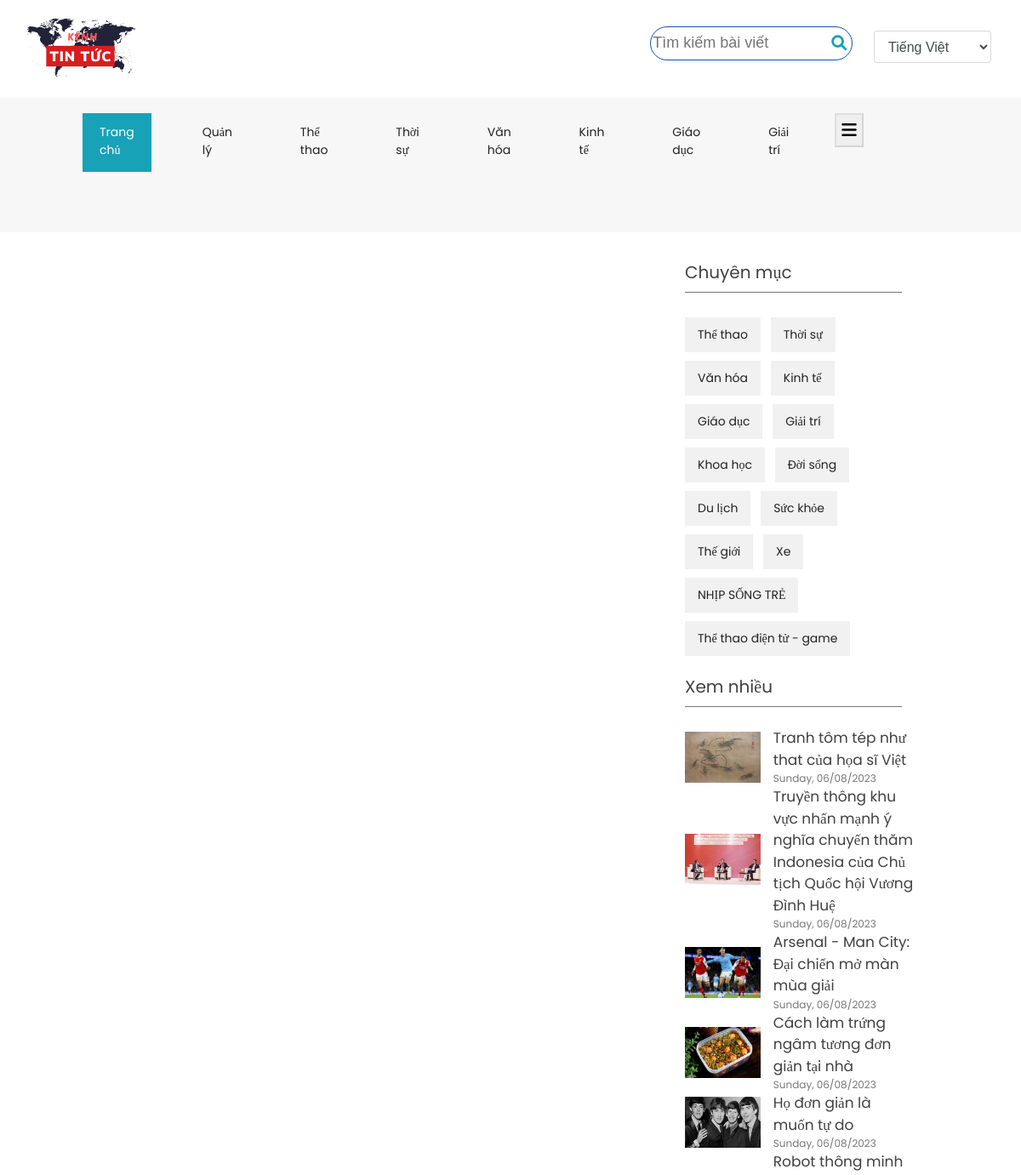
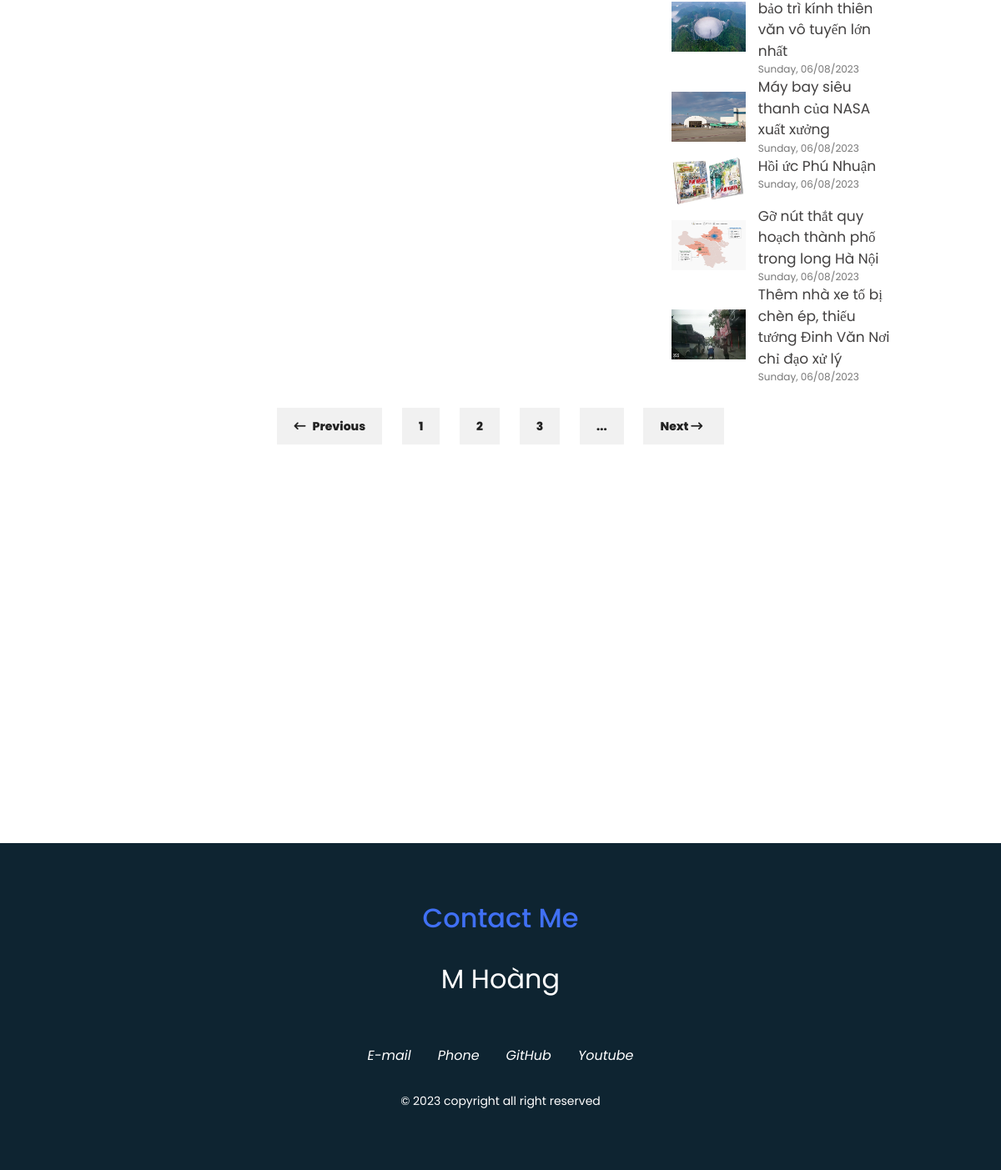
Page /project1/categories.php on the committed database (2 pictures, top to bottom).
### tables this page shows
CREATE TABLE `categories` (
  `id` int(11) NOT NULL,
  `name` varchar(100) NOT NULL,
  `created_at` datetime NOT NULL DEFAULT current_timestamp(),
  `updated_at` datetime DEFAULT NULL,
  `status` varchar(100) DEFAULT NULL
);

CREATE TABLE `posts` (
  `id` int(10) NOT NULL,
  `title` varchar(255) NOT NULL,
  `image` varchar(255) NOT NULL,
  `content` varchar(5000) NOT NULL,
  `created_at` datetime NOT NULL DEFAULT current_timestamp(),
  `updated_at` datetime DEFAULT NULL,
  `status` varchar(50) DEFAULT NULL,
  `category_id` int(50) NOT NULL,
  `author` varchar(255) NOT NULL
);

### project1/categories.php (the view, shortened to what this page needs)
<?php
require('./connect.php');
?>
<!DOCTYPE html>
<html lang="en" class="no-js">
<head>
    <link href="css/media_query.css" rel="stylesheet" type="text/css"/>
    <link href="css/bootstrap.css" rel="stylesheet" type="text/css"/>
    <link href="https://maxcdn.bootstrapcdn.com/font-awesome/4.7.0/css/font-awesome.min.css" rel="stylesheet"
>
    <link href="css/animate.css" rel="stylesheet" type="text/css"/>
    <link href="css/owl.carousel.css" rel="stylesheet" type="text/css"/>
    <link href="css/owl.theme.default.css" rel="stylesheet" type="text/css"/>
    <link href="css/style_1.css" rel="stylesheet" type="text/css"/>
    <link rel="stylesheet" href="https://cdnjs.cloudflare.com/ajax/libs/font-awesome/6.0.0-beta3/css/all.min.css">
</head>
<body>
<div class="container-fluid">
    <div class="container">
        <div class="row">
            <div class="col-12 col-md-3 fh5co_padding_menu">
                <img src="image/logo.png" alt="img" class="fh5co_logo_width"/>
            </div>
            <div class="col-12 col-md-9 align-self-center fh5co_mediya_right">
                <div class="text-center d-inline-block">
                        <a class="fh5co_display_table"><div class="fh5co_verticle_middle">
                                <form>
                                    <input class="text-search" type="search" placeholder="Tìm kiếm bài viết">
                                    <i class="fa fa-search"></i>
                                </form>
                            </div>
                        </a>
                </div>
                <div class="d-inline-block text-center dd_position_relative ">
                    <select class="form-control fh5co_text_select_option">
                        <option>Tiếng Việt </option>
                    </select>
                </div>
            </div>
        </div>
    </div>
</div>
<div class="container-fluid bg-faded fh5co_padd_mediya padding_786">
    <div class="container padding_786">
        <nav class="navbar navbar-toggleable-md navbar-light ">
            <div class="collapse navbar-collapse" id="navbarSupportedContent">
                <?php
                    $sql = "SELECT * FROM categories";
                    $query = mysqli_query($conn, $sql);
                ?>
                <ul class="navbar-nav mr-auto" style="overflow: hidden;">
                    <li class="nav-item active">
                        <a class="nav-link" href="index.php">Trang chủ <span class="sr-only">(current)</span></a>
                    </li>
                    <li class="nav-item ">
                        <a class="nav-link" href="quanly.php">Quản lý <span class="sr-only">(current)</span></a>
                    </li>
                    <?php
                    while ($row = mysqli_fetch_array($query)) :
                     ?>
                    <li class="nav-item ">
                        <a href="categories.php?id=<?php echo $row['id']; ?>" class="nav-link"><?php echo $row['name']; ?></a>
                    </li>
                    <?php endwhile; ?>
                </ul>
                <nav>
                <button type="button" class="toggle-btn" onclick="toggleMenu()" style="height: 40px; border-color: rgba(0, 0, 0, 0.1);">
                <span class="fa fa-bars"></span>
                </button>
                    </nav>
            </div>
        </nav>
    </div>
</div>
<div class="container-fluid pb-4 pt-4 paddding">
    <div class="container paddding">
        <div class="row mx-0">
            <div class="col-md-8 animate-box" data-animate-effect="fadeInLeft">
            <?php
require('./connect.php');
?>
            </div>
            <div class="col-md-3 animate-box" data-animate-effect="fadeInRight">
                <?php
                    $sql = "SELECT * FROM categories";
                    $query = mysqli_query($conn, $sql);
                ?>
                <div>
                    <div class="fh5co_heading fh5co_heading_border_bottom py-2 mb-4">Chuyên mục</div>
                </div>
                <div class="fh5co_tags_all">
                <?php
                    while ($row = mysqli_fetch_array($query)) :
                ?>
                    <a href="categories.php?id=<?php echo $row['id']; ?>" class="fh5co_tagg"><?php echo $row['name']; ?></a>
                <?php endwhile; ?>
                </div>
                <div>
                    <div class="fh5co_heading fh5co_heading_border_bottom pt-3 py-2 mb-4">Xem nhiều</div>
                </div>
                <div class="row pb-3">
                <?php
            $sql1 = "SELECT * FROM posts ORDER BY RAND() LIMIT 10";
            $resul1 = mysqli_query($conn, $sql1);
            while ($row = mysqli_fetch_array($resul1)) :
            $created_at = date('l, d/m/Y', strtotime($row['created_at']));
        ?>
                    <div class="col-5 align-self-center">
                    <img src="image/<?php echo $row['image']; ?>" alt="<?php echo $row['title']; ?>" alt="img" class="fh5co_most_trading"/>
                    </div>
                    <div class="col-7 paddding">
                    <a href="posts.php?id=<?php echo $row['id']; ?>" class="d-block fh5co_small_post_heading"><span class=""><?php echo $row['title']; ?> </span></a>
                        <div class="most_fh5co_treding_font_123"> <?php echo $created_at; ?></div>
                    </div>
                    <?php endwhile; ?>
                </div>
            </div>
        </div>
        <div class="row mx-0">
            <div class="col-12 text-center pb-4 pt-4">
                <a href="#" class="btn_mange_pagging"><i class="fa fa-long-arrow-left"></i>&nbsp;&nbsp; Previous</a>
                <a href="#" class="btn_pagging">1</a>
                <a href="#" class="btn_pagging">2</a>
                <a href="#" class="btn_pagging">3</a>
                <a href="#" class="btn_pagging">...</a>
                <a href="#" class="btn_mange_pagging">Next <i class="fa fa-long-arrow-right"></i>&nbsp;&nbsp; </a>
             </div>
        </div>
    </div>
</div>
<div class="container-fluid pb-4 pt-5">
</div>
<footer class="footer section" id="contact">
    <h2 class="section-title">Contact Me</h2>
    <p class="footer-title">M Hoàng</p>
    <div class="footer-social">
      <a href="mailto:vuminhhoang6145@gmail.com" target="_blank" class="footer-icon"><i class='bx bxl-gmail'>
          <br />
          E-mail</i></a>
      <a href="#" target="_blank" class="footer-icon"><i class="bx bx-phone">
          <br />
          Phone</i></a>
      <a href="https://github.com/vutom57" target="_blank" class="footer-icon"><i
            class="bx bxl-github">
          <br />GitHub</i></a>
      <a href="https://www.youtube.com/channel/UC-LCAd8H0fEMkhPVQ3VgVfw" target="_blank" class="footer-icon"><i
          class="bx bxl-youtube">
          <br />Youtube</i></a>
    </div>
    <p>&#169; 2023 copyright all right reserved</p>
  </footer>
</body>
</html>

### project1/css/style_1.css (style rules this page uses)
a, a:hover { color: #17a2b8 }
a { text-decoration: none; }
.fh5co_logo_width { width: 130px }
.fh5co_mediya_right { text-align: right }
.fh5co_display_table input { height: 40px; border-radius: 50px; border: 1px solid #1551b2; }
.fh5co_display_table { color: #777; font-size: 18px; border: 1px solid #fff !important; cursor: pointer; -webkit-border-radius: 50%; -moz-border-radius: 50%; -ms-border-radius: 50%; border-radius: 50%; transition: 1s; margin: 0 10px; color: #777 !important; margin-bottom: 10px; }
.fa-search { position: absolute; margin-left: -25px; margin-top: 10px; z-index: 1; color: #17a2b8; }
.fh5co_verticle_middle { vertical-align: middle; display: table-cell }
.fh5co_text_select_option { margin: 0 10px; position: relative; top: -10px }
div#navbarSupportedContent { width: 87%; }
.navbar-light .navbar-nav .open>.nav-link, .navbar-light .navbar-nav .active>.nav-link, .navbar-light .navbar-nav .nav-link.open, .navbar-light .navbar-nav .nav-link.active { color: #fff !important; padding-top: 12px !important; padding-bottom: 15px !important; padding-left: 20px !important; padding-right: 20px !important; margin: 0 20px !important; -moz-transition: all .5s ease; -o-transition: all .5s ease; -webkit-transition: all .5s ease; -ms-transition: all .5s ease; transition: all .5s ease; background: #17a2b8 !important; }
.navbar-light .navbar-nav .nav-link { color: #222 !important; padding-top: 12px !important; padding-bottom: 15px !important; padding-left: 20px !important; padding-right: 20px !important; margin: 0 20px !important; -moz-transition: all .5s ease; -o-transition: all .5s ease; -webkit-transition: all .5s ease; -ms-transition: all .5s ease; transition: all .5s ease; position: relative !important; }
.fh5co_padding_menu { padding: 20px 0 }
.fh5co_padd_mediya { padding-top: 10px }
.paddding { padding-left: 0 !important; padding-right: 0 !important }
.fh5co_heading { font-size: 20px; color: #424040 }
.fh5co_heading_border_bottom { border-bottom: 1px solid #777 }
.fh5co_small_post_heading { font-size: 17px; color: #424040; -moz-transition: all all 0.5s ease; -o-transition: all all 0.5s ease; -webkit-transition: all all 0.5s ease; -ms-transition: all all 0.5s ease; transition: all all 0.5s ease }
.fh5co_tagg { background: #f1f1f1; padding: 10px 15px; color: #222; -moz-transition: all .5s ease; -o-transition: all .5s ease; -webkit-transition: all .5s ease; -ms-transition: all .5s ease; transition: all .5s ease; margin-right: 8px; margin-top: 5px; margin-bottom: 5px; display: inline-block }
.fh5co_most_trading { height: 60px; width: 100% }
.most_fh5co_treding_font_123 { font-size: 12px; color: #777 }
.btn_mange_pagging { background: #f1f1f1; padding: 12px 20px; color: #222 !important; font-weight: 800; margin: 0 10px; -moz-transition: all .5s ease; -o-transition: all .5s ease; -webkit-transition: all .5s ease; -ms-transition: all .5s ease; transition: all .5s ease }
.btn_pagging { background: #f1f1f1 !important; color: #222; padding: 12px 20px !important; font-weight: 800; margin: 0 10px; -moz-transition: all .5s ease; -o-transition: all .5s ease; -webkit-transition: all .5s ease; -ms-transition: all .5s ease; transition: all .5s ease }
.js .animate-box { opacity: 0 }
.footer { background-color: #0e2431;; color: #fff; text-align: center; font-weight: #4070f4; padding: 3.5rem 0; }
.footer-title { font-size: 2rem; margin-bottom: 2rem; }
.footer-social { margin-bottom: 2rem; display: flex; justify-content: center; }
.footer-icon { font-size: 1rem; color: #fff; margin: 0 1rem; }
.section-title { position: relative; font-size: 2rem;; color: #4070f4;; margin-top: 1rem; margin-bottom: 2rem; text-align: center; }

### project1/categories.php (style rules this page uses)
.toggle-btn { font-size: 20px; cursor: pointer; margin-left:20px }
.footer { background-color: #0e2431;; color: #fff; text-align: center; font-weight: #4070f4; padding: 3.5rem 0; }
.footer-title { font-size: 2rem; margin-bottom: 2rem; }
.footer-social { margin-bottom: 2rem; display: flex; justify-content: center; }
.footer-icon { font-size: 1rem; color: #fff; margin: 0 1rem; }
.section-title { position: relative; font-size: 2rem;; color: #4070f4;; margin-top: 1rem; margin-bottom: 2rem; text-align: center; }
.footer-social a { text-decoration: none; }

### rows in the picture
categories: name "Thể thao"
categories: name "Thời sự"
categories: name "Văn hóa"
categories: name "Kinh tế"
categories: name "Giáo dục"
categories: name "Giải trí"
categories: name "Khoa học"
categories: name "Đời sống"
categories: name "Du lịch"
categories: name "Sức khỏe"
categories: name "Thế giới"
categories: name "Xe"
categories: name "NHỊP SỐNG TRẺ"
categories: name "Thể thao điện tử - game"
posts: image (picture), title "Tranh tôm tép như that của họa sĩ Việt", created_at "Sunday, 06/08/2023"
posts: image (picture), title "Truyền thông khu vực nhấn mạnh ý nghĩa chuyến thăm Indonesia của Chủ tịch Quốc hội Vương Đình Huệ", created_at "Sunday, 06/08/2023"
posts: image (picture), title "Arsenal - Man City: Đại chiến mở màn mùa giải", created_at "Sunday, 06/08/2023"
posts: image (picture), title "Cách làm trứng ngâm tương đơn giản tại nhà", created_at "Sunday, 06/08/2023"
posts: image (picture), title "Họ đơn giản là muốn tự do", created_at "Sunday, 06/08/2023"
posts: image (picture), title "Robot thông minh bảo trì kính thiên văn vô tuyến lớn nhất", created_at "Sunday, 06/08/2023"
posts: image (picture), title "Máy bay siêu thanh của NASA xuất xưởng", created_at "Sunday, 06/08/2023"
posts: image (picture), title "Hồi ức Phú Nhuận", created_at "Sunday, 06/08/2023"
posts: image (picture), title "Gỡ nút thắt quy hoạch thành phố trong long Hà Nội", created_at "Sunday, 06/08/2023"
posts: image (picture), title "Thêm nhà xe tố bị chèn ép, thiếu tướng Đinh Văn Nơi chỉ đạo xử lý", created_at "Sunday, 06/08/2023"
